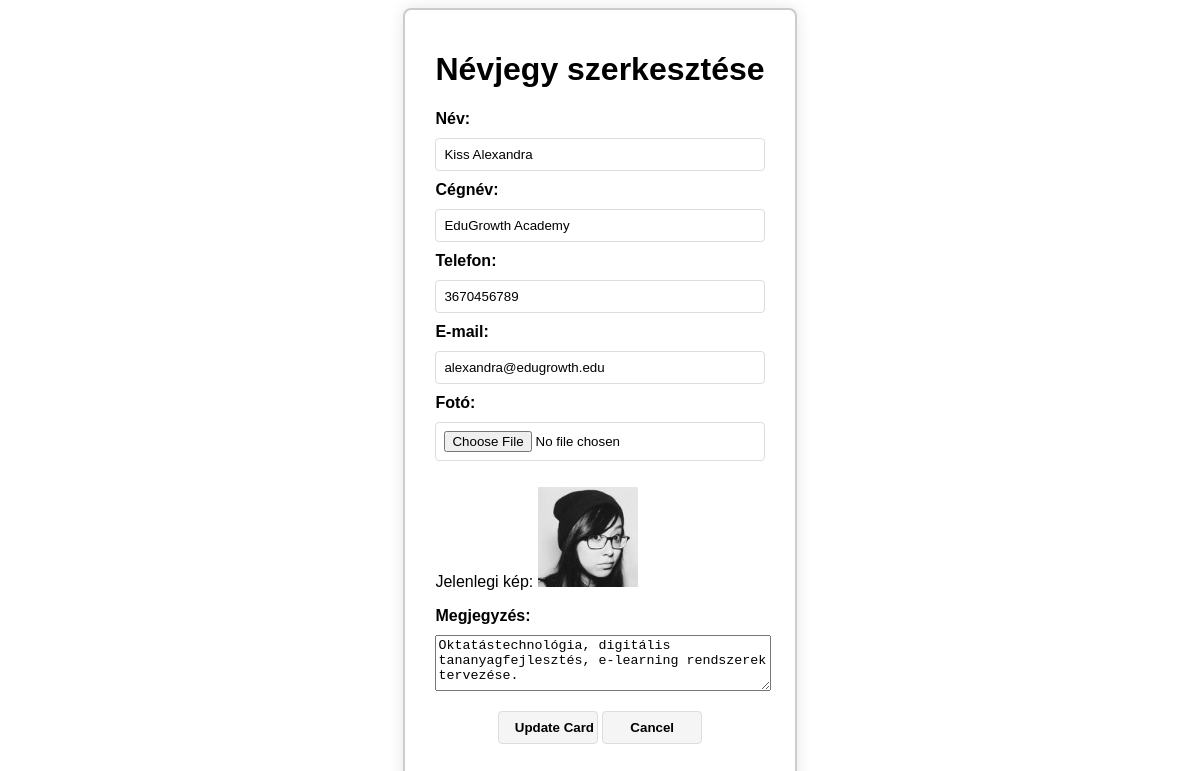
Page /07_1_Businesscards/edit.php?id=9 on the committed database.
### tables this page shows
CREATE TABLE `cards` (
  `id` int UNSIGNED PRIMARY KEY AUTO_INCREMENT,
  `name` varchar(100) NOT NULL,
  `companyName` varchar(100) DEFAULT NULL,
  `phone` varchar(20) DEFAULT NULL,
  `email` varchar(100) DEFAULT NULL,
  `photo` varchar(255) DEFAULT NULL,
  `status` varchar(10) DEFAULT NULL,
  `note` text DEFAULT NULL
);

### 07_1_Businesscards/edit.php (the view, shortened to what this page needs)
<?php
require_once 'connection.php';
$card = [];
if (isset($_GET['id'])) {
    try {
        $id = (int)$_GET['id'];
        $stmt = $pdo->prepare("SELECT * FROM Cards WHERE id = ?");
        $stmt->execute([$id]);
        $card = $stmt->fetch(PDO::FETCH_ASSOC);
    } catch (Exception $e) {
        $error = "Hiba: " . $e->getMessage();
    }
}
?>
<!DOCTYPE html>
<html lang="hu">
<head>
</head>
<body>
    <div class="center-container">
        <form action="" method="post" enctype="multipart/form-data">
            <h1>Névjegy szerkesztése</h1>
            <?php if ($card): ?>
                <label for="name">Név:</label>
                <input type="text" id="name" name="name" value="<?= htmlspecialchars($card['name']) ?>" required><br>
                <label for="companyName">Cégnév:</label>
                <input type="text" id="companyName" name="companyName" value="<?= htmlspecialchars($card['companyName']) ?>" required><br>
                <label for="phone">Telefon:</label>
                <input type="tel" id="phone" name="phone" value="<?= htmlspecialchars($card['phone']) ?>" required><br>
                <label for="email">E-mail:</label>
                <input type="email" id="email" name="email" value="<?= htmlspecialchars($card['email']) ?>" required><br>
                <label for="photo">Fotó:</label>
                <input type="file" id="photo" name="photo"><br>
                <p>Jelenlegi kép: <img src="uploads/<?= htmlspecialchars($card['photo']) ?>" style="max-width: 100px;"></p>
                <label for="note">Megjegyzés:</label>
                <textarea id="note" name="note" rows="4"><?= htmlspecialchars($card['note']) ?></textarea><br>
                <p class="submit-container">
                    <input type="submit" value="Update Card" class="submit-btn">
                    <button type="button" onclick="window.location.href='list.php'" class="submit-btn">Cancel</button>
                </p>
            <?php else: ?>
                <p class="error">A keresett névjegy nem található.</p>
                <button type="button" onclick="window.location.href='list.php'" class="submit-btn">Vissza</button>
            <?php endif; ?>
        </form>
    </div>
</body>
</html>

### 07_1_Businesscards/edit.php (style rules this page uses)
body { font-family: sans-serif; }
.center-container { display: flex; justify-content: center; }
form { background-color: white; padding: 20px 30px; border: 2px solid #ccc; border-radius: 8px; box-shadow: 0 0 15px rgba(0,0,0,0.1); max-width: 400px; }
label { display: block; margin-bottom: 10px; font-weight: bold; width: 100px; }
input { padding: 8px; margin-bottom: 10px; border: 1px solid #ddd; border-radius: 4px; width: 100%; box-sizing: border-box; }
textarea { height: 50px; width: 100%; resize: vertical; }
.submit-container { text-align: center; }
.submit-btn { padding: 8px 16px; border: 1px solid #ddd; border-radius: 4px; background-color: #f5f5f5; cursor: pointer; font-weight: bold; transition: background-color 0.3s ease; width: 100px; }

### rows in the picture
cards: name "Kiss Alexandra", companyName "EduGrowth Academy", phone "3670456789", email "alexandra@edugrowth.edu", photo (picture), note "Oktatástechnológia, digitális tananyagfejlesztés, e-learning rendszerek tervezése."
